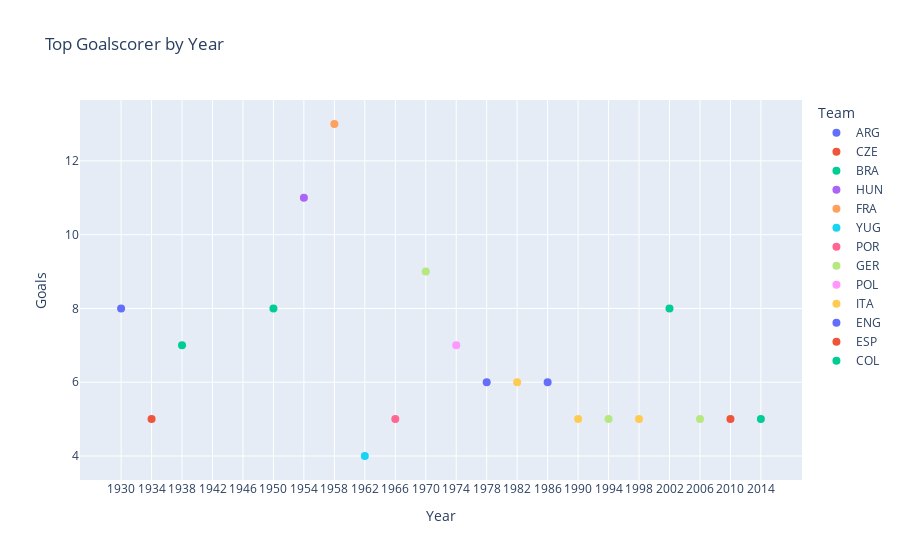

The notebook cell this image was saved under:
### Code cell
player_goals = df_players.groupby(['Player Name', 'Year', 'Team Initials'])['Goals'].sum().reset_index()

# Sort the data by year and goals in descending order
player_goals = player_goals.sort_values(by=['Year', 'Goals'], ascending=[True, False])

# Select the top goalscorer for each year
top_scorers = player_goals.groupby('Year').first().reset_index()

max_year = top_scorers['Year'].max()

# Define the tick values at every 4-year interval
tick_values = list(range(1930, int(max_year) + 1, 4))

# Create the scatter plot
fig = px.scatter(top_scorers, x='Year', y='Goals', color='Team Initials',
                 title='Top Goalscorer by Year', labels={'Team Initials': 'Team'},
                 custom_data=['Player Name'])

# Customize marker settings for better visibility
fig.update_traces(mode='markers', marker=dict(size=8, symbol='circle'),
                  hovertemplate='Player: %{customdata[0]}<br>Goals: %{y}',
                  text=top_scorers['Player Name'], textposition='top center')

# Set the x-axis tick values and labels
fig.update_xaxes(tickmode='array', tickvals=tick_values, ticktext=[str(year) for year in tick_values])

# Show the interactive plot
fig.show()

### Figure 1 — Plotly figure (JSON) as saved in the notebook; plotly's stock layout.template omitted (floating-point values rounded to 4 significant figures)
{"data": [{"customdata": [["Guillermo STABILE"], ["Mario KEMPES"]], "hovertemplate": "Player: %{customdata[0]}<br>Goals: %{y}", "legendgroup": "ARG", "marker": {"color": "#636efa", "size": 8, "symbol": "circle"}, "mode": "markers", "name": "ARG", "orientation": "v", "showlegend": true, "text": ["Guillermo STABILE", "Oldrich NEJEDLY", "LEONIDAS", "ADEMIR", "Sandor KOCSIS", "Just FONTAINE", "Drazen JERKOVIC", "EUSEBIO (Eusebio da Silva Ferreira)", "Gerd MUELLER", "Grzegorz LATO", "Mario KEMPES", "Paolo ROSSI", "Gary LINEKER", "Salvatore SCHILLACI", "KLINSMANN", "Christian VIERI", "RONALDO", "KLOSE", "DAVID VILLA", "JAMES"], "textposition": "top center", "type": "scatter", "x": [1930, 1978], "xaxis": "x", "y": [8, 6], "yaxis": "y"}, {"customdata": [["Oldrich NEJEDLY"]], "hovertemplate": "Player: %{customdata[0]}<br>Goals: %{y}", "legendgroup": "CZE", "marker": {"color": "#EF553B", "size": 8, "symbol": "circle"}, "mode": "markers", "name": "CZE", "orientation": "v", "showlegend": true, "text": ["Guillermo STABILE", "Oldrich NEJEDLY", "LEONIDAS", "ADEMIR", "Sandor KOCSIS", "Just FONTAINE", "Drazen JERKOVIC", "EUSEBIO (Eusebio da Silva Ferreira)", "Gerd MUELLER", "Grzegorz LATO", "Mario KEMPES", "Paolo ROSSI", "Gary LINEKER", "Salvatore SCHILLACI", "KLINSMANN", "Christian VIERI", "RONALDO", "KLOSE", "DAVID VILLA", "JAMES"], "textposition": "top center", "type": "scatter", "x": [1934], "xaxis": "x", "y": [5], "yaxis": "y"}, {"customdata": [["LEONIDAS"], ["ADEMIR"], ["RONALDO"]], "hovertemplate": "Player: %{customdata[0]}<br>Goals: %{y}", "legendgroup": "BRA", "marker": {"color": "#00cc96", "size": 8, "symbol": "circle"}, "mode": "markers", "name": "BRA", "orientation": "v", "showlegend": true, "text": ["Guillermo STABILE", "Oldrich NEJEDLY", "LEONIDAS", "ADEMIR", "Sandor KOCSIS", "Just FONTAINE", "Drazen JERKOVIC", "EUSEBIO (Eusebio da Silva Ferreira)", "Gerd MUELLER", "Grzegorz LATO", "Mario KEMPES", "Paolo ROSSI", "Gary LINEKER", "Salvatore SCHILLACI", "KLINSMANN", "Christian VIERI", "RONALDO", "KLOSE", "DAVID VILLA", "JAMES"], "textposition": "top center", "type": "scatter", "x": [1938, 1950, 2002], "xaxis": "x", "y": [7, 8, 8], "yaxis": "y"}, {"customdata": [["Sandor KOCSIS"]], "hovertemplate": "Player: %{customdata[0]}<br>Goals: %{y}", "legendgroup": "HUN", "marker": {"color": "#ab63fa", "size": 8, "symbol": "circle"}, "mode": "markers", "name": "HUN", "orientation": "v", "showlegend": true, "text": ["Guillermo STABILE", "Oldrich NEJEDLY", "LEONIDAS", "ADEMIR", "Sandor KOCSIS", "Just FONTAINE", "Drazen JERKOVIC", "EUSEBIO (Eusebio da Silva Ferreira)", "Gerd MUELLER", "Grzegorz LATO", "Mario KEMPES", "Paolo ROSSI", "Gary LINEKER", "Salvatore SCHILLACI", "KLINSMANN", "Christian VIERI", "RONALDO", "KLOSE", "DAVID VILLA", "JAMES"], "textposition": "top center", "type": "scatter", "x": [1954], "xaxis": "x", "y": [11], "yaxis": "y"}, {"customdata": [["Just FONTAINE"]], "hovertemplate": "Player: %{customdata[0]}<br>Goals: %{y}", "legendgroup": "FRA", "marker": {"color": "#FFA15A", "size": 8, "symbol": "circle"}, "mode": "markers", "name": "FRA", "orientation": "v", "showlegend": true, "text": ["Guillermo STABILE", "Oldrich NEJEDLY", "LEONIDAS", "ADEMIR", "Sandor KOCSIS", "Just FONTAINE", "Drazen JERKOVIC", "EUSEBIO (Eusebio da Silva Ferreira)", "Gerd MUELLER", "Grzegorz LATO", "Mario KEMPES", "Paolo ROSSI", "Gary LINEKER", "Salvatore SCHILLACI", "KLINSMANN", "Christian VIERI", "RONALDO", "KLOSE", "DAVID VILLA", "JAMES"], "textposition": "top center", "type": "scatter", "x": [1958], "xaxis": "x", "y": [13], "yaxis": "y"}, {"customdata": [["Drazen JERKOVIC"]], "hovertemplate": "Player: %{customdata[0]}<br>Goals: %{y}", "legendgroup": "YUG", "marker": {"color": "#19d3f3", "size": 8, "symbol": "circle"}, "mode": "markers", "name": "YUG", "orientation": "v", "showlegend": true, "text": ["Guillermo STABILE", "Oldrich NEJEDLY", "LEONIDAS", "ADEMIR", "Sandor KOCSIS", "Just FONTAINE", "Drazen JERKOVIC", "EUSEBIO (Eusebio da Silva Ferreira)", "Gerd MUELLER", "Grzegorz LATO", "Mario KEMPES", "Paolo ROSSI", "Gary LINEKER", "Salvatore SCHILLACI", "KLINSMANN", "Christian VIERI", "RONALDO", "KLOSE", "DAVID VILLA", "JAMES"], "textposition": "top center", "type": "scatter", "x": [1962], "xaxis": "x", "y": [4], "yaxis": "y"}, {"customdata": [["EUSEBIO (Eusebio da Silva Ferreira)"]], "hovertemplate": "Player: %{customdata[0]}<br>Goals: %{y}", "legendgroup": "POR", "marker": {"color": "#FF6692", "size": 8, "symbol": "circle"}, "mode": "markers", "name": "POR", "orientation": "v", "showlegend": true, "text": ["Guillermo STABILE", "Oldrich NEJEDLY", "LEONIDAS", "ADEMIR", "Sandor KOCSIS", "Just FONTAINE", "Drazen JERKOVIC", "EUSEBIO (Eusebio da Silva Ferreira)", "Gerd MUELLER", "Grzegorz LATO", "Mario KEMPES", "Paolo ROSSI", "Gary LINEKER", "Salvatore SCHILLACI", "KLINSMANN", "Christian VIERI", "RONALDO", "KLOSE", "DAVID VILLA", "JAMES"], "textposition": "top center", "type": "scatter", "x": [1966], "xaxis": "x", "y": [5], "yaxis": "y"}, {"customdata": [["Gerd MUELLER"], ["KLINSMANN"], ["KLOSE"]], "hovertemplate": "Player: %{customdata[0]}<br>Goals: %{y}", "legendgroup": "GER", "marker": {"color": "#B6E880", "size": 8, "symbol": "circle"}, "mode": "markers", "name": "GER", "orientation": "v", "showlegend": true, "text": ["Guillermo STABILE", "Oldrich NEJEDLY", "LEONIDAS", "ADEMIR", "Sandor KOCSIS", "Just FONTAINE", "Drazen JERKOVIC", "EUSEBIO (Eusebio da Silva Ferreira)", "Gerd MUELLER", "Grzegorz LATO", "Mario KEMPES", "Paolo ROSSI", "Gary LINEKER", "Salvatore SCHILLACI", "KLINSMANN", "Christian VIERI", "RONALDO", "KLOSE", "DAVID VILLA", "JAMES"], "textposition": "top center", "type": "scatter", "x": [1970, 1994, 2006], "xaxis": "x", "y": [9, 5, 5], "yaxis": "y"}, {"customdata": [["Grzegorz LATO"]], "hovertemplate": "Player: %{customdata[0]}<br>Goals: %{y}", "legendgroup": "POL", "marker": {"color": "#FF97FF", "size": 8, "symbol": "circle"}, "mode": "markers", "name": "POL", "orientation": "v", "showlegend": true, "text": ["Guillermo STABILE", "Oldrich NEJEDLY", "LEONIDAS", "ADEMIR", "Sandor KOCSIS", "Just FONTAINE", "Drazen JERKOVIC", "EUSEBIO (Eusebio da Silva Ferreira)", "Gerd MUELLER", "Grzegorz LATO", "Mario KEMPES", "Paolo ROSSI", "Gary LINEKER", "Salvatore SCHILLACI", "KLINSMANN", "Christian VIERI", "RONALDO", "KLOSE", "DAVID VILLA", "JAMES"], "textposition": "top center", "type": "scatter", "x": [1974], "xaxis": "x", "y": [7], "yaxis": "y"}, {"customdata": [["Paolo ROSSI"], ["Salvatore SCHILLACI"], ["Christian VIERI"]], "hovertemplate": "Player: %{customdata[0]}<br>Goals: %{y}", "legendgroup": "ITA", "marker": {"color": "#FECB52", "size": 8, "symbol": "circle"}, "mode": "markers", "name": "ITA", "orientation": "v", "showlegend": true, "text": ["Guillermo STABILE", "Oldrich NEJEDLY", "LEONIDAS", "ADEMIR", "Sandor KOCSIS", "Just FONTAINE", "Drazen JERKOVIC", "EUSEBIO (Eusebio da Silva Ferreira)", "Gerd MUELLER", "Grzegorz LATO", "Mario KEMPES", "Paolo ROSSI", "Gary LINEKER", "Salvatore SCHILLACI", "KLINSMANN", "Christian VIERI", "RONALDO", "KLOSE", "DAVID VILLA", "JAMES"], "textposition": "top center", "type": "scatter", "x": [1982, 1990, 1998], "xaxis": "x", "y": [6, 5, 5], "yaxis": "y"}, {"customdata": [["Gary LINEKER"]], "hovertemplate": "Player: %{customdata[0]}<br>Goals: %{y}", "legendgroup": "ENG", "marker": {"color": "#636efa", "size": 8, "symbol": "circle"}, "mode": "markers", "name": "ENG", "orientation": "v", "showlegend": true, "text": ["Guillermo STABILE", "Oldrich NEJEDLY", "LEONIDAS", "ADEMIR", "Sandor KOCSIS", "Just FONTAINE", "Drazen JERKOVIC", "EUSEBIO (Eusebio da Silva Ferreira)", "Gerd MUELLER", "Grzegorz LATO", "Mario KEMPES", "Paolo ROSSI", "Gary LINEKER", "Salvatore SCHILLACI", "KLINSMANN", "Christian VIERI", "RONALDO", "KLOSE", "DAVID VILLA", "JAMES"], "textposition": "top center", "type": "scatter", "x": [1986], "xaxis": "x", "y": [6], "yaxis": "y"}, {"customdata": [["DAVID VILLA"]], "hovertemplate": "Player: %{customdata[0]}<br>Goals: %{y}", "legendgroup": "ESP", "marker": {"color": "#EF553B", "size": 8, "symbol": "circle"}, "mode": "markers", "name": "ESP", "orientation": "v", "showlegend": true, "text": ["Guillermo STABILE", "Oldrich NEJEDLY", "LEONIDAS", "ADEMIR", "Sandor KOCSIS", "Just FONTAINE", "Drazen JERKOVIC", "EUSEBIO (Eusebio da Silva Ferreira)", "Gerd MUELLER", "Grzegorz LATO", "Mario KEMPES", "Paolo ROSSI", "Gary LINEKER", "Salvatore SCHILLACI", "KLINSMANN", "Christian VIERI", "RONALDO", "KLOSE", "DAVID VILLA", "JAMES"], "textposition": "top center", "type": "scatter", "x": [2010], "xaxis": "x", "y": [5], "yaxis": "y"}, {"customdata": [["JAMES"]], "hovertemplate": "Player: %{customdata[0]}<br>Goals: %{y}", "legendgroup": "COL", "marker": {"color": "#00cc96", "size": 8, "symbol": "circle"}, "mode": "markers", "name": "COL", "orientation": "v", "showlegend": true, "text": ["Guillermo STABILE", "Oldrich NEJEDLY", "LEONIDAS", "ADEMIR", "Sandor KOCSIS", "Just FONTAINE", "Drazen JERKOVIC", "EUSEBIO (Eusebio da Silva Ferreira)", "Gerd MUELLER", "Grzegorz LATO", "Mario KEMPES", "Paolo ROSSI", "Gary LINEKER", "Salvatore SCHILLACI", "KLINSMANN", "Christian VIERI", "RONALDO", "KLOSE", "DAVID VILLA", "JAMES"], "textposition": "top center", "type": "scatter", "x": [2014], "xaxis": "x", "y": [5], "yaxis": "y"}], "layout": {"legend": {"title": {"text": "Team"}, "tracegroupgap": 0}, "title": {"text": "Top Goalscorer by Year"}, "xaxis": {"anchor": "y", "domain": [0, 1], "tickmode": "array", "ticktext": ["1930", "1934", "1938", "1942", "1946", "1950", "1954", "1958", "1962", "1966", "1970", "1974", "1978", "1982", "1986", "1990", "1994", "1998", "2002", "2006", "2010", "2014"], "tickvals": [1930, 1934, 1938, 1942, 1946, 1950, 1954, 1958, 1962, 1966, 1970, 1974, 1978, 1982, 1986, 1990, 1994, 1998, 2002, 2006, 2010, 2014], "title": {"text": "Year"}}, "yaxis": {"anchor": "x", "domain": [0, 1], "title": {"text": "Goals"}}}}
